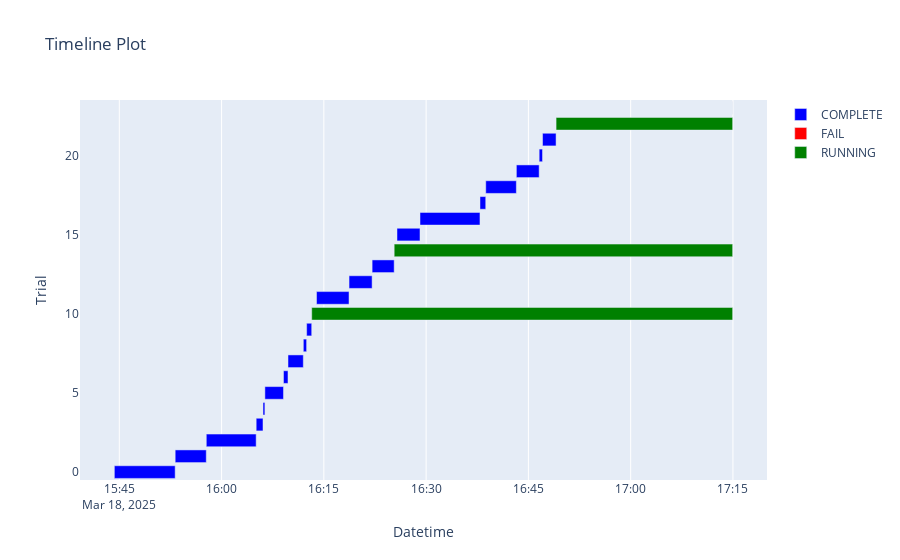

Notebook source saved alongside this figure:
### Code cell
study = optuna.load_study(
        study_name="nbeatsMoe_m3_18",
        storage="sqlite:///c:/Users/ricar/mixture_of_experts_time_series/db/study.db",
    )

# plot_optimization_history(study)
# plot_param_importances(study)
# print best params
print(study.best_params)
# plot_rank(study, params=["nr_experts", "top_k"])
plot_timeline(study)

### Figure 1 — Plotly figure (JSON) as saved in the notebook; plotly's stock layout.template omitted (floating-point values rounded to 4 significant figures)
{"data": [{"base": ["2025-03-18T15:44:16.391042", "2025-03-18T15:53:11.699340", "2025-03-18T15:57:45.465008", "2025-03-18T16:05:04.466545", "2025-03-18T16:06:04.603624", "2025-03-18T16:06:21.058867", "2025-03-18T16:09:04.751826", "2025-03-18T16:09:44.424655", "2025-03-18T16:11:59.368822", "2025-03-18T16:12:28.405889", "2025-03-18T16:13:55.492567", "2025-03-18T16:18:41.670058", "2025-03-18T16:22:04.779274", "2025-03-18T16:25:43.523532", "2025-03-18T16:29:06.133419", "2025-03-18T16:37:53.952239", "2025-03-18T16:38:44.627591", "2025-03-18T16:43:14.142797", "2025-03-18T16:46:34.782873", "2025-03-18T16:47:04.343287"], "hovertemplate": "%{text}<extra>COMPLETE</extra>", "marker": {"color": "blue"}, "name": "COMPLETE", "orientation": "h", "text": ["{<br>  \"number\": 0,<br>  \"values\": [<br>    772.61767578125<br>  ],<br>  \"params\": {<br>    \"stack_types\": [<br>      \"identity\",<br>      \"trend\"<br>    ],<br>    \"mlp_units\": [<br>      [<br>        512,<br>        512<br>      ],<br>      [<br>        512,<br>        512<br>      ],<br>      [<br>        512,<br>        512<br>      ]<br>    ],<br>    \"learning_rate\": 0.0005279266365389877,<br>    \"scaler_type\": \"minmax\",<br>    \"max_steps\": 5000,<br>    \"batch_size\": 64,<br>    \"windows_batch_size\": 512,<br>    \"random_seed\": 3,<br>    \"nr_experts\": 8,<br>    \"top_k\": 4,<br>    \"input_size\": 36,<br>    \"step_size\": 18<br>  },<br>  \"user_attrs\": {<br>    \"ALL_PARAMS\": {<br>      \"h\": 18,<br>      \"stack_types\": [<br>        \"identity\",<br>        \"trend\"<br>      ],<br>      \"mlp_units\": [<br>        [<br>          512,<br>          512<br>        ],<br>        [<br>          512,<br>          512<br>        ],<br>        [<br>          512,<br>          512<br>        ]<br>      ],<br>      \"learning_rate\": 0.0005279266365389877,<br>      \"scaler_type\": \"minmax\",<br>      \"max_steps\": 5000,<br>      \"batch_size\": 64,<br>      \"windows_batch_size\": 512,<br>      \"random_seed\": 3,<br>      \"nr_experts\": 8,<br>      \"top_k\": 4,<br>      \"input_size\": 36,<br>      \"step_size\": 18<br>    },<br>    \"METRICS\": {<br>      \"loss\": 772.61767578125,<br>      \"train_loss\": 0.04782214015722275<br>    }<br>  }<br>}", "{<br>  \"number\": 1,<br>  \"values\": [<br>    649.74267578125<br>  ],<br>  \"params\": {<br>    \"stack_types\": [<br>      \"identity\",<br>      \"trend\",<br>      \"seasonality\"<br>    ],<br>    \"mlp_units\": [<br>      [<br>        8,<br>        8<br>      ],<br>      [<br>        8,<br>        8<br>      ],<br>      [<br>        8,<br>        8<br>      ]<br>    ],<br>    \"learning_rate\": 0.0025227335709233313,<br>    \"scaler_type\": \"standard\",<br>    \"max_steps\": 5000,<br>    \"batch_size\": 128,<br>    \"windows_batch_size\": 512,<br>    \"random_seed\": 17,<br>    \"nr_experts\": 4,<br>    \"top_k\": 8,<br>    \"input_size\": 36,<br>    \"step_size\": 1<br>  },<br>  \"user_attrs\": {<br>    \"ALL_PARAMS\": {<br>      \"h\": 18,<br>      \"stack_types\": [<br>        \"identity\",<br>        \"trend\",<br>        \"seasonality\"<br>      ],<br>      \"mlp_units\": [<br>        [<br>          8,<br>          8<br>        ],<br>        [<br>          8,<br>          8<br>        ],<br>        [<br>          8,<br>          8<br>        ]<br>      ],<br>      \"learning_rate\": 0.0025227335709233313,<br>      \"scaler_type\": \"standard\",<br>      \"max_steps\": 5000,<br>      \"batch_size\": 128,<br>      \"windows_batch_size\": 512,<br>      \"random_seed\": 17,<br>      \"nr_experts\": 4,<br>      \"top_k\": 8,<br>      \"input_size\": 36,<br>      \"step_size\": 1<br>    },<br>    \"METRICS\": {<br>      \"loss\": 649.74267578125,<br>      \"train_loss\": 10.978531837463379<br>    }<br>  }<br>}", "{<br>  \"number\": 2,<br>  \"values\": [<br>    706.9453735351562<br>  ],<br>  \"params\": {<br>    \"stack_types\": [<br>      \"identity\",<br>      \"trend\",<br>      \"seasonality\"<br>    ],<br>    \"mlp_units\": [<br>      [<br>        32,<br>        32<br>      ],<br>      [<br>        32,<br>        32<br>      ],<br>      [<br>        32,<br>        32<br>      ]<br>    ],<br>    \"learning_rate\": 0.08846747305656116,<br>    \"scaler_type\": \"standard\",<br>    \"max_steps\": 5000,<br>    \"batch_size\": 64,<br>    \"windows_batch_size\": 512,<br>    \"random_seed\": 6,<br>    \"nr_experts\": 8,<br>    \"top_k\": 16,<br>    \"input_size\": 18,<br>    \"step_size\": 1<br>  },<br>  \"user_attrs\": {<br>    \"ALL_PARAMS\": {<br>      \"h\": 18,<br>      \"stack_types\": [<br>        \"identity\",<br>        \"trend\",<br>        \"seasonality\"<br>      ],<br>      \"mlp_units\": [<br>        [<br>          32,<br>          32<br>        ],<br>        [<br>          32,<br>          32<br>        ],<br>        [<br>          32,<br>          32<br>        ]<br>      ],<br>      \"learning_rate\": 0.08846747305656116,<br>      \"scaler_type\": \"standard\",<br>      \"max_steps\": 5000,<br>      \"batch_size\": 64,<br>      \"windows_batch_size\": 512,<br>      \"random_seed\": 6,<br>      \"nr_experts\": 8,<br>      \"top_k\": 16,<br>      \"input_size\": 18,<br>      \"step_size\": 1<br>    },<br>    \"METRICS\": {<br>      \"loss\": 706.9453735351562,<br>      \"train_loss\": 7.065622329711914<br>    }<br>  }<br>}", "{<br>  \"number\": 3,<br>  \"values\": [<br>    859.8711547851562<br>  ],<br>  \"params\": {<br>    \"stack_types\": [<br>      \"identity\",<br>      \"trend\",<br>      \"seasonality\"<br>    ],<br>    \"mlp_units\": [<br>      [<br>        64,<br>        64<br>      ],<br>      [<br>        64,<br>        64<br>      ],<br>      [<br>        64,<br>        64<br>      ]<br>    ],<br>    \"learning_rate\": 0.08741730112225618,<br>    \"scaler_type\": \"robust\",<br>    \"max_steps\": 1000,<br>    \"batch_size\": 32,<br>    \"windows_batch_size\": 512,<br>    \"random_seed\": 12,<br>    \"nr_experts\": 4,<br>    \"top_k\": 8,<br>    \"input_size\": 90,<br>    \"step_size\": 1<br>  },<br>  \"user_attrs\": {<br>    \"ALL_PARAMS\": {<br>      \"h\": 18,<br>      \"stack_types\": [<br>        \"identity\",<br>        \"trend\",<br>        \"seasonality\"<br>      ],<br>      \"mlp_units\": [<br>        [<br>          64,<br>          64<br>        ],<br>        [<br>          64,<br>          64<br>        ],<br>        [<br>          64,<br>          64<br>        ]<br>      ],<br>      \"learning_rate\": 0.08741730112225618,<br>      \"scaler_type\": \"robust\",<br>      \"max_steps\": 1000,<br>      \"batch_size\": 32,<br>      \"windows_batch_size\": 512,<br>      \"random_seed\": 12,<br>      \"nr_experts\": 4,<br>      \"top_k\": 8,<br>      \"input_size\": 90,<br>      \"step_size\": 1<br>    },<br>    \"METRICS\": {<br>      \"loss\": 859.8711547851562,<br>      \"train_loss\": 1.5252292156219482<br>    }<br>  }<br>}", "{<br>  \"number\": 4,<br>  \"values\": [<br>    704.5496215820312<br>  ],<br>  \"params\": {<br>    \"stack_types\": [<br>      \"identity\",<br>      \"trend\",<br>      \"seasonality\"<br>    ],<br>    \"mlp_units\": [<br>      [<br>        32,<br>        32<br>      ],<br>      [<br>        32,<br>        32<br>      ],<br>      [<br>        32,<br>        32<br>      ]<br>    ],<br>    \"learning_rate\": 0.001127190815263976,<br>    \"scaler_type\": null,<br>    \"max_steps\": 500,<br>    \"batch_size\": 64,<br>    \"windows_batch_size\": 512,<br>    \"random_seed\": 8,<br>    \"nr_experts\": 2,<br>    \"top_k\": 2,<br>    \"input_size\": 36,<br>    \"step_size\": 18<br>  },<br>  \"user_attrs\": {<br>    \"ALL_PARAMS\": {<br>      \"h\": 18,<br>      \"stack_types\": [<br>        \"identity\",<br>        \"trend\",<br>        \"seasonality\"<br>      ],<br>      \"mlp_units\": [<br>        [<br>          32,<br>          32<br>        ],<br>        [<br>          32,<br>          32<br>        ],<br>        [<br>          32,<br>          32<br>        ]<br>      ],<br>      \"learning_rate\": 0.001127190815263976,<br>      \"scaler_type\": null,<br>      \"max_steps\": 500,<br>      \"batch_size\": 64,<br>      \"windows_batch_size\": 512,<br>      \"random_seed\": 8,<br>      \"nr_experts\": 2,<br>      \"top_k\": 2,<br>      \"input_size\": 36,<br>      \"step_size\": 18<br>    },<br>    \"METRICS\": {<br>      \"loss\": 704.5496215820312,<br>      \"train_loss\": 529.3162231445312<br>    }<br>  }<br>}", "{<br>  \"number\": 5,<br>  \"values\": [<br>    773.0947265625<br>  ],<br>  \"params\": {<br>    \"stack_types\": [<br>      \"identity\",<br>      \"trend\"<br>    ],<br>    \"mlp_units\": [<br>      [<br>        32,<br>        32<br>      ],<br>      [<br>        32,<br>        32<br>      ],<br>      [<br>        32,<br>        32<br>      ]<br>    ],<br>    \"learning_rate\": 0.0030033348247970834,<br>    \"scaler_type\": \"robust\",<br>    \"max_steps\": 5000,<br>    \"batch_size\": 128,<br>    \"windows_batch_size\": 512,<br>    \"random_seed\": 6,<br>    \"nr_experts\": 2,<br>    \"top_k\": 2,<br>    \"input_size\": 90,<br>    \"step_size\": 1<br>  },<br>  \"user_attrs\": {<br>    \"ALL_PARAMS\": {<br>      \"h\": 18,<br>      \"stack_types\": [<br>        \"identity\",<br>        \"trend\"<br>      ],<br>      \"mlp_units\": [<br>        [<br>          32,<br>          32<br>        ],<br>        [<br>          32,<br>          32<br>        ],<br>        [<br>          32,<br>          32<br>        ]<br>      ],<br>      \"learning_rate\": 0.0030033348247970834,<br>      \"scaler_type\": \"robust\",<br>      \"max_steps\": 5000,<br>      \"batch_size\": 128,<br>      \"windows_batch_size\": 512,<br>      \"random_seed\": 6,<br>      \"nr_experts\": 2,<br>      \"top_k\": 2,<br>      \"input_size\": 90,<br>      \"step_size\": 1<br>    },<br>    \"METRICS\": {<br>      \"loss\": 773.0947265625,<br>      \"train_loss\": 0.7770071029663086<br>    }<br>  }<br>}", "{<br>  \"number\": 6,<br>  \"values\": [<br>    699.616943359375<br>  ],<br>  \"params\": {<br>    \"stack_types\": [<br>      \"identity\",<br>      \"trend\",<br>      \"seasonality\"<br>    ],<br>    \"mlp_units\": [<br>      [<br>        4,<br>        4<br>      ],<br>      [<br>        4,<br>        4<br>      ],<br>      [<br>        4,<br>        4<br>      ]<br>    ],<br>    \"learning_rate\": 0.013476882502117836,<br>    \"scaler_type\": null,<br>    \"max_steps\": 1000,<br>    \"batch_size\": 256,<br>    \"windows_batch_size\": 256,<br>    \"random_seed\": 11,<br>    \"nr_experts\": 2,<br>    \"top_k\": 8,<br>    \"input_size\": 36,<br>    \"step_size\": 18<br>  },<br>  \"user_attrs\": {<br>    \"ALL_PARAMS\": {<br>      \"h\": 18,<br>      \"stack_types\": [<br>        \"identity\",<br>        \"trend\",<br>        \"seasonality\"<br>      ],<br>      \"mlp_units\": [<br>        [<br>          4,<br>          4<br>        ],<br>        [<br>          4,<br>          4<br>        ],<br>        [<br>          4,<br>          4<br>        ]<br>      ],<br>      \"learning_rate\": 0.013476882502117836,<br>      \"scaler_type\": null,<br>      \"max_steps\": 1000,<br>      \"batch_size\": 256,<br>      \"windows_batch_size\": 256,<br>      \"random_seed\": 11,<br>      \"nr_experts\": 2,<br>      \"top_k\": 8,<br>      \"input_size\": 36,<br>      \"step_size\": 18<br>    },<br>    \"METRICS\": {<br>      \"loss\": 699.616943359375,<br>      \"train_loss\": 556.4986572265625<br>    }<br>  }<br>}", "{<br>  \"number\": 7,<br>  \"values\": [<br>    671.228759765625<br>  ],<br>  \"params\": {<br>    \"stack_types\": [<br>      \"identity\",<br>      \"trend\"<br>    ],<br>    \"mlp_units\": [<br>      [<br>        16,<br>        16<br>      ],<br>      [<br>        16,<br>        16<br>      ],<br>      [<br>        16,<br>        16<br>      ]<br>    ],<br>    \"learning_rate\": 0.0012905044970194842,<br>    \"scaler_type\": \"standard\",<br>    \"max_steps\": 5000,<br>    \"batch_size\": 64,<br>    \"windows_batch_size\": 128,<br>    \"random_seed\": 8,<br>    \"nr_experts\": 2,<br>    \"top_k\": 16,<br>    \"input_size\": 54,<br>    \"step_size\": 1<br>  },<br>  \"user_attrs\": {<br>    \"ALL_PARAMS\": {<br>      \"h\": 18,<br>      \"stack_types\": [<br>        \"identity\",<br>        \"trend\"<br>      ],<br>      \"mlp_units\": [<br>        [<br>          16,<br>          16<br>        ],<br>        [<br>          16,<br>          16<br>        ],<br>        [<br>          16,<br>          16<br>        ]<br>      ],<br>      \"learning_rate\": 0.0012905044970194842,<br>      \"scaler_type\": \"standard\",<br>      \"max_steps\": 5000,<br>      \"batch_size\": 64,<br>      \"windows_batch_size\": 128,<br>      \"random_seed\": 8,<br>      \"nr_experts\": 2,<br>      \"top_k\": 16,<br>      \"input_size\": 54,<br>      \"step_size\": 1<br>    },<br>    \"METRICS\": {<br>      \"loss\": 671.228759765625,<br>      \"train_loss\": 7.032589435577393<br>    }<br>  }<br>}", "{<br>  \"number\": 8,<br>  \"values\": [<br>    862.3060913085938<br>  ],<br>  \"params\": {<br>    \"stack_types\": [<br>      \"identity\",<br>      \"trend\"<br>    ],<br>    \"mlp_units\": [<br>      [<br>        16,<br>        16<br>      ],<br>      [<br>        16,<br>        16<br>      ],<br>      [<br>        16,<br>        16<br>      ]<br>    ],<br>    \"learning_rate\": 0.07046300250856881,<br>    \"scaler_type\": \"robust\",<br>    \"max_steps\": 1000,<br>    \"batch_size\": 32,<br>    \"windows_batch_size\": 256,<br>    \"random_seed\": 20,<br>    \"nr_experts\": 2,<br>    \"top_k\": 16,<br>    \"input_size\": 36,<br>    \"step_size\": 18<br>  },<br>  \"user_attrs\": {<br>    \"ALL_PARAMS\": {<br>      \"h\": 18,<br>      \"stack_types\": [<br>        \"identity\",<br>        \"trend\"<br>      ],<br>      \"mlp_units\": [<br>        [<br>          16,<br>          16<br>        ],<br>        [<br>          16,<br>          16<br>        ],<br>        [<br>          16,<br>          16<br>        ]<br>      ],<br>      \"learning_rate\": 0.07046300250856881,<br>      \"scaler_type\": \"robust\",<br>      \"max_steps\": 1000,<br>      \"batch_size\": 32,<br>      \"windows_batch_size\": 256,<br>      \"random_seed\": 20,<br>      \"nr_experts\": 2,<br>      \"top_k\": 16,<br>      \"input_size\": 36,<br>      \"step_size\": 18<br>    },<br>    \"METRICS\": {<br>      \"loss\": 862.3060913085938,<br>      \"train_loss\": 2.7790091037750244<br>    }<br>  }<br>}", "{<br>  \"number\": 9,<br>  \"values\": [<br>    802.54931640625<br>  ],<br>  \"params\": {<br>    \"stack_types\": [<br>      \"identity\",<br>      \"trend\"<br>    ],<br>    \"mlp_units\": [<br>      [<br>        32,<br>        32<br>      ],<br>      [<br>        32,<br>        32<br>      ],<br>      [<br>        32,<br>        32<br>      ]<br>    ],<br>    \"learning_rate\": 0.06318557020013556,<br>    \"scaler_type\": null,<br>    \"max_steps\": 500,<br>    \"batch_size\": 256,<br>    \"windows_batch_size\": 128,<br>    \"random_seed\": 7,<br>    \"nr_experts\": 16,<br>    \"top_k\": 4,<br>    \"input_size\": 90,<br>    \"step_size\": 1<br>  },<br>  \"user_attrs\": {<br>    \"ALL_PARAMS\": {<br>      \"h\": 18,<br>      \"stack_types\": [<br>        \"identity\",<br>        \"trend\"<br>      ],<br>      \"mlp_units\": [<br>        [<br>          32,<br>          32<br>        ],<br>        [<br>          32,<br>          32<br>        ],<br>        [<br>          32,<br>          32<br>        ]<br>      ],<br>      \"learning_rate\": 0.06318557020013556,<br>      \"scaler_type\": null,<br>      \"max_steps\": 500,<br>      \"batch_size\": 256,<br>      \"windows_batch_size\": 128,<br>      \"random_seed\": 7,<br>      \"nr_experts\": 16,<br>      \"top_k\": 4,<br>      \"input_size\": 90,<br>      \"step_size\": 1<br>    },<br>    \"METRICS\": {<br>      \"loss\": 802.54931640625,<br>      \"train_loss\": 688.884765625<br>    }<br>  }<br>}", "{<br>  \"number\": 11,<br>  \"values\": [<br>    691.5285034179688<br>  ],<br>  \"params\": {<br>    \"stack_types\": [<br>      \"identity\",<br>      \"trend\",<br>      \"seasonality\"<br>    ],<br>    \"mlp_units\": [<br>      [<br>        8,<br>        8<br>      ],<br>      [<br>        8,<br>        8<br>      ],<br>      [<br>        8,<br>        8<br>      ]<br>    ],<br>    \"learning_rate\": 0.00010020095416949909,<br>    \"scaler_type\": \"standard\",<br>    \"max_steps\": 5000,<br>    \"batch_size\": 128,<br>    \"windows_batch_size\": 1024,<br>    \"random_seed\": 18,<br>    \"nr_experts\": 4,<br>    \"top_k\": 8,<br>    \"input_size\": 72,<br>    \"step_size\": 1<br>  },<br>  \"user_attrs\": {<br>    \"ALL_PARAMS\": {<br>      \"h\": 18,<br>      \"stack_types\": [<br>        \"identity\",<br>        \"trend\",<br>        \"seasonality\"<br>      ],<br>      \"mlp_units\": [<br>        [<br>          8,<br>          8<br>        ],<br>        [<br>          8,<br>          8<br>        ],<br>        [<br>          8,<br>          8<br>        ]<br>      ],<br>      \"learning_rate\": 0.00010020095416949909,<br>      \"scaler_type\": \"standard\",<br>      \"max_steps\": 5000,<br>      \"batch_size\": 128,<br>      \"windows_batch_size\": 1024,<br>      \"random_seed\": 18,<br>      \"nr_experts\": 4,<br>      \"top_k\": 8,<br>      \"input_size\": 72,<br>      \"step_size\": 1<br>    },<br>    \"METRICS\": {<br>      \"loss\": 691.5285034179688,<br>      \"train_loss\": 10.743629455566406<br>    }<br>  }<br>}", "{<br>  \"number\": 12,<br>  \"values\": [<br>    642.6854248046875<br>  ],<br>  \"params\": {<br>    \"stack_types\": [<br>      \"identity\",<br>      \"trend\"<br>    ],<br>    \"mlp_units\": [<br>      [<br>        16,<br>        16<br>      ],<br>      [<br>        16,<br>        16<br>      ],<br>      [<br>        16,<br>        16<br>      ]<br>    ],<br>    \"learning_rate\": 0.006146404908330783,<br>    \"scaler_type\": \"standard\",<br>    \"max_steps\": 5000,<br>    \"batch_size\": 128,<br>    \"windows_batch_size\": 128,<br>    \"random_seed\": 16,<br>    \"nr_experts\": 4,<br>    \"top_k\": 16,<br>    \"input_size\": 54,<br>    \"step_size\": 1<br>  },<br>  \"user_attrs\": {<br>    \"ALL_PARAMS\": {<br>      \"h\": 18,<br>      \"stack_types\": [<br>        \"identity\",<br>        \"trend\"<br>      ],<br>      \"mlp_units\": [<br>        [<br>          16,<br>          16<br>        ],<br>        [<br>          16,<br>          16<br>        ],<br>        [<br>          16,<br>          16<br>        ]<br>      ],<br>      \"learning_rate\": 0.006146404908330783,<br>      \"scaler_type\": \"standard\",<br>      \"max_steps\": 5000,<br>      \"batch_size\": 128,<br>      \"windows_batch_size\": 128,<br>      \"random_seed\": 16,<br>      \"nr_experts\": 4,<br>      \"top_k\": 16,<br>      \"input_size\": 54,<br>      \"step_size\": 1<br>    },<br>    \"METRICS\": {<br>      \"loss\": 642.6854248046875,<br>      \"train_loss\": 11.049762725830078<br>    }<br>  }<br>}", "{<br>  \"number\": 13,<br>  \"values\": [<br>    646.3319702148438<br>  ],<br>  \"params\": {<br>    \"stack_types\": [<br>      \"identity\",<br>      \"trend\"<br>    ],<br>    \"mlp_units\": [<br>      [<br>        8,<br>        8<br>      ],<br>      [<br>        8,<br>        8<br>      ],<br>      [<br>        8,<br>        8<br>      ]<br>    ],<br>    \"learning_rate\": 0.010159660496643613,<br>    \"scaler_type\": \"standard\",<br>    \"max_steps\": 5000,<br>    \"batch_size\": 128,<br>    \"windows_batch_size\": 128,<br>    \"random_seed\": 15,<br>    \"nr_experts\": 4,<br>    \"top_k\": 8,<br>    \"input_size\": 54,<br>    \"step_size\": 1<br>  },<br>  \"user_attrs\": {<br>    \"ALL_PARAMS\": {<br>      \"h\": 18,<br>      \"stack_types\": [<br>        \"identity\",<br>        \"trend\"<br>      ],<br>      \"mlp_units\": [<br>        [<br>          8,<br>          8<br>        ],<br>        [<br>          8,<br>          8<br>        ],<br>        [<br>          8,<br>          8<br>        ]<br>      ],<br>      \"learning_rate\": 0.010159660496643613,<br>      \"scaler_type\": \"standard\",<br>      \"max_steps\": 5000,<br>      \"batch_size\": 128,<br>      \"windows_batch_size\": 128,<br>      \"random_seed\": 15,<br>      \"nr_experts\": 4,<br>      \"top_k\": 8,<br>      \"input_size\": 54,<br>      \"step_size\": 1<br>    },<br>    \"METRICS\": {<br>      \"loss\": 646.3319702148438,<br>      \"train_loss\": 6.890422344207764<br>    }<br>  }<br>}", "{<br>  \"number\": 15,<br>  \"values\": [<br>    691.064453125<br>  ],<br>  \"params\": {<br>    \"stack_types\": [<br>      \"identity\",<br>      \"trend\"<br>    ],<br>    \"mlp_units\": [<br>      [<br>        128,<br>        128<br>      ],<br>      [<br>        128,<br>        128<br>      ],<br>      [<br>        128,<br>        128<br>      ]<br>    ],<br>    \"learning_rate\": 0.011874699186061207,<br>    \"scaler_type\": \"standard\",<br>    \"max_steps\": 5000,<br>    \"batch_size\": 128,<br>    \"windows_batch_size\": 128,<br>    \"random_seed\": 14,<br>    \"nr_experts\": 4,<br>    \"top_k\": 16,<br>    \"input_size\": 54,<br>    \"step_size\": 1<br>  },<br>  \"user_attrs\": {<br>    \"ALL_PARAMS\": {<br>      \"h\": 18,<br>      \"stack_types\": [<br>        \"identity\",<br>        \"trend\"<br>      ],<br>      \"mlp_units\": [<br>        [<br>          128,<br>          128<br>        ],<br>        [<br>          128,<br>          128<br>        ],<br>        [<br>          128,<br>          128<br>        ]<br>      ],<br>      \"learning_rate\": 0.011874699186061207,<br>      \"scaler_type\": \"standard\",<br>      \"max_steps\": 5000,<br>      \"batch_size\": 128,<br>      \"windows_batch_size\": 128,<br>      \"random_seed\": 14,<br>      \"nr_experts\": 4,<br>      \"top_k\": 16,<br>      \"input_size\": 54,<br>      \"step_size\": 1<br>    },<br>    \"METRICS\": {<br>      \"loss\": 691.064453125,<br>      \"train_loss\": 12.24218463897705<br>    }<br>  }<br>}", "{<br>  \"number\": 16,<br>  \"values\": [<br>    848.1317749023438<br>  ],<br>  \"params\": {<br>    \"stack_types\": [<br>      \"identity\",<br>      \"trend\"<br>    ],<br>    \"mlp_units\": [<br>      [<br>        1024,<br>        1024<br>      ],<br>      [<br>        1024,<br>        1024<br>      ],<br>      [<br>        1024,<br>        1024<br>      ]<br>    ],<br>    \"learning_rate\": 0.012585647878705898,<br>    \"scaler_type\": \"minmax\",<br>    \"max_steps\": 5000,<br>    \"batch_size\": 128,<br>    \"windows_batch_size\": 128,<br>    \"random_seed\": 15,<br>    \"nr_experts\": 4,<br>    \"top_k\": 8,<br>    \"input_size\": 54,<br>    \"step_size\": 1<br>  },<br>  \"user_attrs\": {<br>    \"ALL_PARAMS\": {<br>      \"h\": 18,<br>      \"stack_types\": [<br>        \"identity\",<br>        \"trend\"<br>      ],<br>      \"mlp_units\": [<br>        [<br>          1024,<br>          1024<br>        ],<br>        [<br>          1024,<br>          1024<br>        ],<br>        [<br>          1024,<br>          1024<br>        ]<br>      ],<br>      \"learning_rate\": 0.012585647878705898,<br>      \"scaler_type\": \"minmax\",<br>      \"max_steps\": 5000,<br>      \"batch_size\": 128,<br>      \"windows_batch_size\": 128,<br>      \"random_seed\": 15,<br>      \"nr_experts\": 4,<br>      \"top_k\": 8,<br>      \"input_size\": 54,<br>      \"step_size\": 1<br>    },<br>    \"METRICS\": {<br>      \"loss\": 848.1317749023438,<br>      \"train_loss\": 8.256481170654297<br>    }<br>  }<br>}", "{<br>  \"number\": 17,<br>  \"values\": [<br>    653.6649780273438<br>  ],<br>  \"params\": {<br>    \"stack_types\": [<br>      \"identity\",<br>      \"trend\"<br>    ],<br>    \"mlp_units\": [<br>      [<br>        8,<br>        8<br>      ],<br>      [<br>        8,<br>        8<br>      ],<br>      [<br>        8,<br>        8<br>      ]<br>    ],<br>    \"learning_rate\": 0.006892403261395654,<br>    \"scaler_type\": \"standard\",<br>    \"max_steps\": 500,<br>    \"batch_size\": 128,<br>    \"windows_batch_size\": 128,<br>    \"random_seed\": 14,<br>    \"nr_experts\": 16,<br>    \"top_k\": 16,<br>    \"input_size\": 54,<br>    \"step_size\": 1<br>  },<br>  \"user_attrs\": {<br>    \"ALL_PARAMS\": {<br>      \"h\": 18,<br>      \"stack_types\": [<br>        \"identity\",<br>        \"trend\"<br>      ],<br>      \"mlp_units\": [<br>        [<br>          8,<br>          8<br>        ],<br>        [<br>          8,<br>          8<br>        ],<br>        [<br>          8,<br>          8<br>        ]<br>      ],<br>      \"learning_rate\": 0.006892403261395654,<br>      \"scaler_type\": \"standard\",<br>      \"max_steps\": 500,<br>      \"batch_size\": 128,<br>      \"windows_batch_size\": 128,<br>      \"random_seed\": 14,<br>      \"nr_experts\": 16,<br>      \"top_k\": 16,<br>      \"input_size\": 54,<br>      \"step_size\": 1<br>    },<br>    \"METRICS\": {<br>      \"loss\": 653.6649780273438,<br>      \"train_loss\": 12.044931411743164<br>    }<br>  }<br>}", "{<br>  \"number\": 18,<br>  \"values\": [<br>    762.8816528320312<br>  ],<br>  \"params\": {<br>    \"stack_types\": [<br>      \"identity\",<br>      \"trend\"<br>    ],<br>    \"mlp_units\": [<br>      [<br>        256,<br>        256<br>      ],<br>      [<br>        256,<br>        256<br>      ],<br>      [<br>        256,<br>        256<br>      ]<br>    ],<br>    \"learning_rate\": 0.006024484665662051,<br>    \"scaler_type\": \"standard\",<br>    \"max_steps\": 5000,<br>    \"batch_size\": 128,<br>    \"windows_batch_size\": 1024,<br>    \"random_seed\": 17,<br>    \"nr_experts\": 4,<br>    \"top_k\": 4,<br>    \"input_size\": 54,<br>    \"step_size\": 1<br>  },<br>  \"user_attrs\": {<br>    \"ALL_PARAMS\": {<br>      \"h\": 18,<br>      \"stack_types\": [<br>        \"identity\",<br>        \"trend\"<br>      ],<br>      \"mlp_units\": [<br>        [<br>          256,<br>          256<br>        ],<br>        [<br>          256,<br>          256<br>        ],<br>        [<br>          256,<br>          256<br>        ]<br>      ],<br>      \"learning_rate\": 0.006024484665662051,<br>      \"scaler_type\": \"standard\",<br>      \"max_steps\": 5000,<br>      \"batch_size\": 128,<br>      \"windows_batch_size\": 1024,<br>      \"random_seed\": 17,<br>      \"nr_experts\": 4,<br>      \"top_k\": 4,<br>      \"input_size\": 54,<br>      \"step_size\": 1<br>    },<br>    \"METRICS\": {<br>      \"loss\": 762.8816528320312,<br>      \"train_loss\": 11.472053527832031<br>    }<br>  }<br>}", "{<br>  \"number\": 19,<br>  \"values\": [<br>    679.8352661132812<br>  ],<br>  \"params\": {<br>    \"stack_types\": [<br>      \"identity\",<br>      \"trend\"<br>    ],<br>    \"mlp_units\": [<br>      [<br>        16,<br>        16<br>      ],<br>      [<br>        16,<br>        16<br>      ],<br>      [<br>        16,<br>        16<br>      ]<br>    ],<br>    \"learning_rate\": 0.03036816581851595,<br>    \"scaler_type\": \"standard\",<br>    \"max_steps\": 5000,<br>    \"batch_size\": 128,<br>    \"windows_batch_size\": 128,<br>    \"random_seed\": 20,<br>    \"nr_experts\": 4,<br>    \"top_k\": 2,<br>    \"input_size\": 18,<br>    \"step_size\": 1<br>  },<br>  \"user_attrs\": {<br>    \"ALL_PARAMS\": {<br>      \"h\": 18,<br>      \"stack_types\": [<br>        \"identity\",<br>        \"trend\"<br>      ],<br>      \"mlp_units\": [<br>        [<br>          16,<br>          16<br>        ],<br>        [<br>          16,<br>          16<br>        ],<br>        [<br>          16,<br>          16<br>        ]<br>      ],<br>      \"learning_rate\": 0.03036816581851595,<br>      \"scaler_type\": \"standard\",<br>      \"max_steps\": 5000,<br>      \"batch_size\": 128,<br>      \"windows_batch_size\": 128,<br>      \"random_seed\": 20,<br>      \"nr_experts\": 4,<br>      \"top_k\": 2,<br>      \"input_size\": 18,<br>      \"step_size\": 1<br>    },<br>    \"METRICS\": {<br>      \"loss\": 679.8352661132812,<br>      \"train_loss\": 4.465137481689453<br>    }<br>  }<br>}", "{<br>  \"number\": 20,<br>  \"values\": [<br>    837.36376953125<br>  ],<br>  \"params\": {<br>    \"stack_types\": [<br>      \"identity\",<br>      \"trend\"<br>    ],<br>    \"mlp_units\": [<br>      [<br>        256,<br>        256<br>      ],<br>      [<br>        256,<br>        256<br>      ],<br>      [<br>        256,<br>        256<br>      ]<br>    ],<br>    \"learning_rate\": 0.02777332831255977,<br>    \"scaler_type\": \"minmax\",<br>    \"max_steps\": 500,<br>    \"batch_size\": 256,<br>    \"windows_batch_size\": 128,<br>    \"random_seed\": 13,<br>    \"nr_experts\": 4,<br>    \"top_k\": 16,<br>    \"input_size\": 72,<br>    \"step_size\": 18<br>  },<br>  \"user_attrs\": {<br>    \"ALL_PARAMS\": {<br>      \"h\": 18,<br>      \"stack_types\": [<br>        \"identity\",<br>        \"trend\"<br>      ],<br>      \"mlp_units\": [<br>        [<br>          256,<br>          256<br>        ],<br>        [<br>          256,<br>          256<br>        ],<br>        [<br>          256,<br>          256<br>        ]<br>      ],<br>      \"learning_rate\": 0.02777332831255977,<br>      \"scaler_type\": \"minmax\",<br>      \"max_steps\": 500,<br>      \"batch_size\": 256,<br>      \"windows_batch_size\": 128,<br>      \"random_seed\": 13,<br>      \"nr_experts\": 4,<br>      \"top_k\": 16,<br>      \"input_size\": 72,<br>      \"step_size\": 18<br>    },<br>    \"METRICS\": {<br>      \"loss\": 837.36376953125,<br>      \"train_loss\": 0.2606201469898224<br>    }<br>  }<br>}", "{<br>  \"number\": 21,<br>  \"values\": [<br>    766.0140380859375<br>  ],<br>  \"params\": {<br>    \"stack_types\": [<br>      \"identity\",<br>      \"trend\"<br>    ],<br>    \"mlp_units\": [<br>      [<br>        4,<br>        4<br>      ],<br>      [<br>        4,<br>        4<br>      ],<br>      [<br>        4,<br>        4<br>      ]<br>    ],<br>    \"learning_rate\": 0.0003009486284640884,<br>    \"scaler_type\": \"standard\",<br>    \"max_steps\": 1000,<br>    \"batch_size\": 32,<br>    \"windows_batch_size\": 128,<br>    \"random_seed\": 16,<br>    \"nr_experts\": 16,<br>    \"top_k\": 8,<br>    \"input_size\": 54,<br>    \"step_size\": 1<br>  },<br>  \"user_attrs\": {<br>    \"ALL_PARAMS\": {<br>      \"h\": 18,<br>      \"stack_types\": [<br>        \"identity\",<br>        \"trend\"<br>      ],<br>      \"mlp_units\": [<br>        [<br>          4,<br>          4<br>        ],<br>        [<br>          4,<br>          4<br>        ],<br>        [<br>          4,<br>          4<br>        ]<br>      ],<br>      \"learning_rate\": 0.0003009486284640884,<br>      \"scaler_type\": \"standard\",<br>      \"max_steps\": 1000,<br>      \"batch_size\": 32,<br>      \"windows_batch_size\": 128,<br>      \"random_seed\": 16,<br>      \"nr_experts\": 16,<br>      \"top_k\": 8,<br>      \"input_size\": 54,<br>      \"step_size\": 1<br>    },<br>    \"METRICS\": {<br>      \"loss\": 766.0140380859375,<br>      \"train_loss\": 17.616622924804688<br>    }<br>  }<br>}"], "textposition": "none", "type": "bar", "x": [535300.0, 273700.0, 439000.0, 60090.0, 16440.0, 163700.0, 39630.0, 134900.0, 29020.0, 44710.0, 286100.0, 203100.0, 194100.0, 202600.0, 527800.0, 50630.0, 269500.0, 200600.0, 29500.0, 119200.0], "y": [0, 1, 2, 3, 4, 5, 6, 7, 8, 9, 11, 12, 13, 15, 16, 17, 18, 19, 20, 21]}, {"base": ["2025-03-18T17:14:56.107878"], "hovertemplate": "%{text}<extra>FAIL</extra>", "marker": {"color": "red"}, "name": "FAIL", "orientation": "h", "text": ["{<br>  \"number\": 23,<br>  \"values\": null,<br>  \"params\": {<br>    \"stack_types\": [<br>      \"identity\",<br>      \"trend\"<br>    ],<br>    \"mlp_units\": [<br>      [<br>        1024,<br>        1024<br>      ],<br>      [<br>        1024,<br>        1024<br>      ],<br>      [<br>        1024,<br>        1024<br>      ]<br>    ],<br>    \"learning_rate\": 0.027088290442660735,<br>    \"scaler_type\": \"standard\",<br>    \"max_steps\": 5000,<br>    \"batch_size\": 128,<br>    \"windows_batch_size\": 1024,<br>    \"random_seed\": 10,<br>    \"nr_experts\": 8<br>  }<br>}"], "textposition": "none", "type": "bar", "x": [286.2], "y": [23]}, {"base": ["2025-03-18T16:13:13.149670", "2025-03-18T16:25:18.893052", "2025-03-18T16:49:03.551709"], "hovertemplate": "%{text}<extra>RUNNING</extra>", "marker": {"color": "green"}, "name": "RUNNING", "orientation": "h", "text": ["{<br>  \"number\": 10,<br>  \"values\": null,<br>  \"params\": {<br>    \"stack_types\": [<br>      \"identity\",<br>      \"trend\",<br>      \"seasonality\"<br>    ],<br>    \"mlp_units\": [<br>      [<br>        8,<br>        8<br>      ],<br>      [<br>        8,<br>        8<br>      ],<br>      [<br>        8,<br>        8<br>      ]<br>    ],<br>    \"learning_rate\": 0.00011153138903761713,<br>    \"scaler_type\": \"standard\",<br>    \"max_steps\": 5000,<br>    \"batch_size\": 128,<br>    \"windows_batch_size\": 1024,<br>    \"random_seed\": 18,<br>    \"nr_experts\": 4,<br>    \"top_k\": 8,<br>    \"input_size\": 72,<br>    \"step_size\": 1<br>  }<br>}", "{<br>  \"number\": 14,<br>  \"values\": null,<br>  \"params\": {<br>    \"stack_types\": [<br>      \"identity\",<br>      \"trend\"<br>    ],<br>    \"mlp_units\": [<br>      [<br>        256,<br>        256<br>      ],<br>      [<br>        256,<br>        256<br>      ],<br>      [<br>        256,<br>        256<br>      ]<br>    ],<br>    \"learning_rate\": 0.011537855008197196,<br>    \"scaler_type\": \"standard\",<br>    \"max_steps\": 5000,<br>    \"batch_size\": 128,<br>    \"windows_batch_size\": 128,<br>    \"random_seed\": 14,<br>    \"nr_experts\": 4,<br>    \"top_k\": 16,<br>    \"input_size\": 54,<br>    \"step_size\": 1<br>  }<br>}", "{<br>  \"number\": 22,<br>  \"values\": null,<br>  \"params\": {<br>    \"stack_types\": [<br>      \"identity\",<br>      \"trend\"<br>    ],<br>    \"mlp_units\": [<br>      [<br>        1024,<br>        1024<br>      ],<br>      [<br>        1024,<br>        1024<br>      ],<br>      [<br>        1024,<br>        1024<br>      ]<br>    ],<br>    \"learning_rate\": 0.005840400344232055,<br>    \"scaler_type\": \"standard\",<br>    \"max_steps\": 5000,<br>    \"batch_size\": 128,<br>    \"windows_batch_size\": 1024,<br>    \"random_seed\": 10,<br>    \"nr_experts\": 8,<br>    \"top_k\": 8,<br>    \"input_size\": 54,<br>    \"step_size\": 1<br>  }<br>}"], "textposition": "none", "type": "bar", "x": [3704000.0, 2979000.0, 1554000.0], "y": [10, 14, 22]}], "layout": {"showlegend": true, "title": {"text": "Timeline Plot"}, "xaxis": {"title": {"text": "Datetime"}, "type": "date"}, "yaxis": {"title": {"text": "Trial"}}}}
